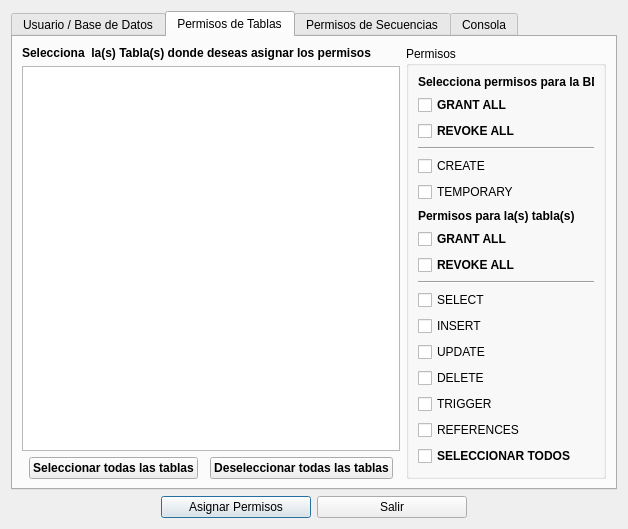
<?xml version="1.0" encoding="UTF-8"?>
<ui version="4.0">
 <class>ModificarUsuario</class>
 <widget class="QDialog" name="ModificarUsuario">
  <property name="geometry">
   <rect>
    <x>0</x>
    <y>0</y>
    <width>592</width>
    <height>510</height>
   </rect>
  </property>
  <property name="windowTitle">
   <string>Modificar Permisos de Usuario</string>
  </property>
  <property name="windowIcon">
   <iconset resource="resources.qrc">
    <normaloff>:/images/bulmasetup_editarusuario.xpm</normaloff>:/images/bulmasetup_editarusuario.xpm</iconset>
  </property>
  <layout class="QGridLayout" name="gridLayout_3">
   <item row="1" column="0">
    <layout class="QHBoxLayout" name="horizontalLayout_2">
     <item>
      <spacer name="horizontalSpacer_4">
       <property name="orientation">
        <enum>Qt::Horizontal</enum>
       </property>
       <property name="sizeHint" stdset="0">
        <size>
         <width>128</width>
         <height>17</height>
        </size>
       </property>
      </spacer>
     </item>
     <item>
      <widget class="QPushButton" name="mui_guardar">
       <property name="minimumSize">
        <size>
         <width>150</width>
         <height>0</height>
        </size>
       </property>
       <property name="text">
        <string>Asignar Permisos</string>
       </property>
       <property name="icon">
        <iconset resource="resources.qrc">
         <normaloff>:/images/bulmasetup_aceptar.xpm</normaloff>:/images/bulmasetup_aceptar.xpm</iconset>
       </property>
      </widget>
     </item>
     <item>
      <widget class="QPushButton" name="mui_salir">
       <property name="minimumSize">
        <size>
         <width>150</width>
         <height>0</height>
        </size>
       </property>
       <property name="text">
        <string>Salir</string>
       </property>
       <property name="icon">
        <iconset resource="resources.qrc">
         <normaloff>:/images/bulmasetup_exit.png</normaloff>:/images/bulmasetup_exit.png</iconset>
       </property>
      </widget>
     </item>
     <item>
      <spacer name="horizontalSpacer_5">
       <property name="orientation">
        <enum>Qt::Horizontal</enum>
       </property>
       <property name="sizeHint" stdset="0">
        <size>
         <width>128</width>
         <height>17</height>
        </size>
       </property>
      </spacer>
     </item>
    </layout>
   </item>
   <item row="0" column="0">
    <widget class="QTabWidget" name="tabWidget">
     <property name="tabShape">
      <enum>QTabWidget::Rounded</enum>
     </property>
     <property name="currentIndex">
      <number>1</number>
     </property>
     <widget class="QWidget" name="tab">
      <attribute name="title">
       <string>Usuario / Base de Datos</string>
      </attribute>
      <layout class="QGridLayout" name="gridLayout">
       <item row="0" column="0">
        <widget class="QLabel" name="label">
         <property name="font">
          <font>
           <weight>75</weight>
           <bold>true</bold>
          </font>
         </property>
         <property name="text">
          <string>Selecciona una Base de Datos</string>
         </property>
        </widget>
       </item>
       <item row="0" column="1">
        <widget class="QLabel" name="label_2">
         <property name="font">
          <font>
           <weight>75</weight>
           <bold>true</bold>
          </font>
         </property>
         <property name="text">
          <string>Selecciona un Usuario</string>
         </property>
        </widget>
       </item>
       <item row="1" column="0">
        <widget class="QListWidget" name="listWidgetDatabase"/>
       </item>
       <item row="1" column="1">
        <widget class="QListWidget" name="listWidgetUser"/>
       </item>
      </layout>
     </widget>
     <widget class="QWidget" name="tab_3">
      <attribute name="title">
       <string>Permisos de Tablas</string>
      </attribute>
      <layout class="QGridLayout" name="gridLayout_2">
       <item row="0" column="0">
        <widget class="QLabel" name="label_3">
         <property name="maximumSize">
          <size>
           <width>400</width>
           <height>16777215</height>
          </size>
         </property>
         <property name="font">
          <font>
           <weight>75</weight>
           <bold>true</bold>
          </font>
         </property>
         <property name="text">
          <string>Selecciona  la(s) Tabla(s) donde deseas asignar los permisos</string>
         </property>
        </widget>
       </item>
       <item row="0" column="1" rowspan="3">
        <widget class="QGroupBox" name="groupBox">
         <property name="sizePolicy">
          <sizepolicy hsizetype="Expanding" vsizetype="Expanding">
           <horstretch>0</horstretch>
           <verstretch>0</verstretch>
          </sizepolicy>
         </property>
         <property name="minimumSize">
          <size>
           <width>200</width>
           <height>0</height>
          </size>
         </property>
         <property name="title">
          <string>Permisos</string>
         </property>
         <layout class="QGridLayout" name="gridLayout_4">
          <item row="0" column="0">
           <widget class="QLabel" name="label_5">
            <property name="font">
             <font>
              <weight>75</weight>
              <bold>true</bold>
             </font>
            </property>
            <property name="text">
             <string>Selecciona permisos para la BD</string>
            </property>
           </widget>
          </item>
          <item row="1" column="0">
           <widget class="QCheckBox" name="checkBox_dball">
            <property name="font">
             <font>
              <weight>75</weight>
              <bold>true</bold>
              <underline>false</underline>
             </font>
            </property>
            <property name="text">
             <string>GRANT ALL</string>
            </property>
           </widget>
          </item>
          <item row="2" column="0">
           <widget class="QCheckBox" name="checkBox_dbrevoke">
            <property name="font">
             <font>
              <weight>75</weight>
              <bold>true</bold>
             </font>
            </property>
            <property name="text">
             <string>REVOKE ALL</string>
            </property>
           </widget>
          </item>
          <item row="4" column="0">
           <widget class="QCheckBox" name="checkBox_create">
            <property name="text">
             <string>CREATE</string>
            </property>
           </widget>
          </item>
          <item row="5" column="0">
           <widget class="QCheckBox" name="checkBox_temporary">
            <property name="text">
             <string>TEMPORARY</string>
            </property>
           </widget>
          </item>
          <item row="7" column="0">
           <widget class="QLabel" name="label_4">
            <property name="font">
             <font>
              <weight>75</weight>
              <bold>true</bold>
             </font>
            </property>
            <property name="text">
             <string>Permisos para la(s) tabla(s)</string>
            </property>
           </widget>
          </item>
          <item row="11" column="0">
           <widget class="QCheckBox" name="checkBox_select">
            <property name="text">
             <string>SELECT</string>
            </property>
           </widget>
          </item>
          <item row="12" column="0">
           <widget class="QCheckBox" name="checkBox_insert">
            <property name="text">
             <string>INSERT</string>
            </property>
           </widget>
          </item>
          <item row="13" column="0">
           <widget class="QCheckBox" name="checkBox_update">
            <property name="text">
             <string>UPDATE</string>
            </property>
           </widget>
          </item>
          <item row="14" column="0">
           <widget class="QCheckBox" name="checkBox_delete">
            <property name="text">
             <string>DELETE</string>
            </property>
           </widget>
          </item>
          <item row="15" column="0">
           <widget class="QCheckBox" name="checkBox_trigger">
            <property name="text">
             <string>TRIGGER</string>
            </property>
           </widget>
          </item>
          <item row="16" column="0">
           <widget class="QCheckBox" name="checkBox_references">
            <property name="text">
             <string>REFERENCES</string>
            </property>
           </widget>
          </item>
          <item row="17" column="0">
           <widget class="QCheckBox" name="checkBox_select_all">
            <property name="font">
             <font>
              <weight>75</weight>
              <bold>true</bold>
              <underline>false</underline>
             </font>
            </property>
            <property name="text">
             <string>SELECCIONAR TODOS</string>
            </property>
           </widget>
          </item>
          <item row="18" column="0">
           <spacer name="verticalSpacer">
            <property name="orientation">
             <enum>Qt::Vertical</enum>
            </property>
            <property name="sizeHint" stdset="0">
             <size>
              <width>20</width>
              <height>236</height>
             </size>
            </property>
           </spacer>
          </item>
          <item row="8" column="0">
           <widget class="QCheckBox" name="checkBox_all">
            <property name="font">
             <font>
              <weight>75</weight>
              <bold>true</bold>
              <underline>false</underline>
             </font>
            </property>
            <property name="text">
             <string>GRANT ALL</string>
            </property>
           </widget>
          </item>
          <item row="9" column="0">
           <widget class="QCheckBox" name="checkBox_revoke">
            <property name="font">
             <font>
              <weight>75</weight>
              <bold>true</bold>
             </font>
            </property>
            <property name="text">
             <string>REVOKE ALL</string>
            </property>
           </widget>
          </item>
          <item row="10" column="0">
           <widget class="Line" name="line_2">
            <property name="orientation">
             <enum>Qt::Horizontal</enum>
            </property>
           </widget>
          </item>
          <item row="3" column="0">
           <widget class="Line" name="line_3">
            <property name="orientation">
             <enum>Qt::Horizontal</enum>
            </property>
           </widget>
          </item>
          <item row="6" column="0">
           <spacer name="verticalSpacer_3">
            <property name="orientation">
             <enum>Qt::Vertical</enum>
            </property>
            <property name="sizeHint" stdset="0">
             <size>
              <width>20</width>
              <height>236</height>
             </size>
            </property>
           </spacer>
          </item>
         </layout>
        </widget>
       </item>
       <item row="1" column="0">
        <widget class="QListWidget" name="listWidgetTable">
         <property name="maximumSize">
          <size>
           <width>165000</width>
           <height>16777215</height>
          </size>
         </property>
         <property name="font">
          <font>
           <weight>75</weight>
           <bold>true</bold>
          </font>
         </property>
         <property name="selectionMode">
          <enum>QAbstractItemView::MultiSelection</enum>
         </property>
        </widget>
       </item>
       <item row="2" column="0">
        <layout class="QHBoxLayout" name="horizontalLayout">
         <item>
          <spacer name="horizontalSpacer">
           <property name="orientation">
            <enum>Qt::Horizontal</enum>
           </property>
           <property name="sizeHint" stdset="0">
            <size>
             <width>40</width>
             <height>20</height>
            </size>
           </property>
          </spacer>
         </item>
         <item>
          <widget class="QPushButton" name="seleccionarTablas">
           <property name="font">
            <font>
             <weight>75</weight>
             <bold>true</bold>
            </font>
           </property>
           <property name="text">
            <string>Seleccionar todas las tablas</string>
           </property>
          </widget>
         </item>
         <item>
          <spacer name="horizontalSpacer_2">
           <property name="orientation">
            <enum>Qt::Horizontal</enum>
           </property>
           <property name="sizeHint" stdset="0">
            <size>
             <width>40</width>
             <height>20</height>
            </size>
           </property>
          </spacer>
         </item>
         <item>
          <widget class="QPushButton" name="deseleccionarTablas">
           <property name="font">
            <font>
             <weight>75</weight>
             <bold>true</bold>
            </font>
           </property>
           <property name="text">
            <string>Deseleccionar todas las tablas</string>
           </property>
          </widget>
         </item>
         <item>
          <spacer name="horizontalSpacer_3">
           <property name="orientation">
            <enum>Qt::Horizontal</enum>
           </property>
           <property name="sizeHint" stdset="0">
            <size>
             <width>40</width>
             <height>20</height>
            </size>
           </property>
          </spacer>
         </item>
        </layout>
       </item>
      </layout>
     </widget>
     <widget class="QWidget" name="tab_4">
      <attribute name="title">
       <string>Permisos de Secuencias</string>
      </attribute>
      <layout class="QGridLayout" name="gridLayout_6">
       <item row="0" column="0">
        <widget class="QLabel" name="label_8">
         <property name="maximumSize">
          <size>
           <width>400</width>
           <height>16777215</height>
          </size>
         </property>
         <property name="font">
          <font>
           <weight>75</weight>
           <bold>true</bold>
          </font>
         </property>
         <property name="text">
          <string>Selecciona  la(s) Secuencia(s) donde deseas asignar los permisos</string>
         </property>
        </widget>
       </item>
       <item row="0" column="1" rowspan="3">
        <widget class="QGroupBox" name="groupBox_2">
         <property name="sizePolicy">
          <sizepolicy hsizetype="Expanding" vsizetype="Expanding">
           <horstretch>0</horstretch>
           <verstretch>0</verstretch>
          </sizepolicy>
         </property>
         <property name="minimumSize">
          <size>
           <width>200</width>
           <height>0</height>
          </size>
         </property>
         <property name="title">
          <string>Permisos</string>
         </property>
         <layout class="QGridLayout" name="gridLayout_5">
          <item row="6" column="0">
           <widget class="QCheckBox" name="checkBox_select2">
            <property name="text">
             <string>SELECT</string>
            </property>
           </widget>
          </item>
          <item row="8" column="0">
           <widget class="QCheckBox" name="checkBox_update2">
            <property name="text">
             <string>UPDATE</string>
            </property>
           </widget>
          </item>
          <item row="9" column="0">
           <widget class="QCheckBox" name="checkBox_select_all_2">
            <property name="font">
             <font>
              <weight>75</weight>
              <bold>true</bold>
              <underline>false</underline>
             </font>
            </property>
            <property name="text">
             <string>SELECCIONAR TODOS</string>
            </property>
           </widget>
          </item>
          <item row="10" column="0">
           <spacer name="verticalSpacer_2">
            <property name="orientation">
             <enum>Qt::Vertical</enum>
            </property>
            <property name="sizeHint" stdset="0">
             <size>
              <width>20</width>
              <height>236</height>
             </size>
            </property>
           </spacer>
          </item>
          <item row="3" column="0">
           <widget class="QCheckBox" name="checkBox_revoke_2">
            <property name="font">
             <font>
              <weight>75</weight>
              <bold>true</bold>
             </font>
            </property>
            <property name="text">
             <string>REVOKE ALL</string>
            </property>
           </widget>
          </item>
          <item row="2" column="0">
           <widget class="QCheckBox" name="checkBox_all_2">
            <property name="font">
             <font>
              <weight>75</weight>
              <bold>true</bold>
              <underline>false</underline>
             </font>
            </property>
            <property name="text">
             <string>GRANT ALL</string>
            </property>
           </widget>
          </item>
          <item row="1" column="0">
           <widget class="QLabel" name="label_6">
            <property name="font">
             <font>
              <weight>75</weight>
              <bold>true</bold>
             </font>
            </property>
            <property name="text">
             <string>Selecciona permisos</string>
            </property>
           </widget>
          </item>
          <item row="4" column="0">
           <widget class="Line" name="line">
            <property name="font">
             <font>
              <weight>50</weight>
              <bold>false</bold>
             </font>
            </property>
            <property name="lineWidth">
             <number>1</number>
            </property>
            <property name="midLineWidth">
             <number>0</number>
            </property>
            <property name="orientation">
             <enum>Qt::Horizontal</enum>
            </property>
           </widget>
          </item>
          <item row="5" column="0">
           <widget class="QCheckBox" name="checkBox_usage">
            <property name="text">
             <string>USAGE</string>
            </property>
           </widget>
          </item>
          <item row="0" column="0">
           <spacer name="verticalSpacer_4">
            <property name="orientation">
             <enum>Qt::Vertical</enum>
            </property>
            <property name="sizeHint" stdset="0">
             <size>
              <width>20</width>
              <height>236</height>
             </size>
            </property>
           </spacer>
          </item>
         </layout>
        </widget>
       </item>
       <item row="1" column="0">
        <widget class="QListWidget" name="listWidgetSecuencias">
         <property name="maximumSize">
          <size>
           <width>165000</width>
           <height>16777215</height>
          </size>
         </property>
         <property name="font">
          <font>
           <weight>75</weight>
           <bold>true</bold>
          </font>
         </property>
         <property name="selectionMode">
          <enum>QAbstractItemView::MultiSelection</enum>
         </property>
        </widget>
       </item>
       <item row="2" column="0">
        <layout class="QHBoxLayout" name="horizontalLayout_3">
         <item>
          <spacer name="horizontalSpacer_6">
           <property name="orientation">
            <enum>Qt::Horizontal</enum>
           </property>
           <property name="sizeHint" stdset="0">
            <size>
             <width>40</width>
             <height>20</height>
            </size>
           </property>
          </spacer>
         </item>
         <item>
          <widget class="QPushButton" name="seleccionarSeq">
           <property name="font">
            <font>
             <weight>75</weight>
             <bold>true</bold>
            </font>
           </property>
           <property name="text">
            <string>Seleccionar todas</string>
           </property>
          </widget>
         </item>
         <item>
          <spacer name="horizontalSpacer_7">
           <property name="orientation">
            <enum>Qt::Horizontal</enum>
           </property>
           <property name="sizeHint" stdset="0">
            <size>
             <width>40</width>
             <height>20</height>
            </size>
           </property>
          </spacer>
         </item>
         <item>
          <widget class="QPushButton" name="deseleccionarSeq">
           <property name="font">
            <font>
             <weight>75</weight>
             <bold>true</bold>
            </font>
           </property>
           <property name="text">
            <string>Deseleccionar todas</string>
           </property>
          </widget>
         </item>
         <item>
          <spacer name="horizontalSpacer_8">
           <property name="orientation">
            <enum>Qt::Horizontal</enum>
           </property>
           <property name="sizeHint" stdset="0">
            <size>
             <width>40</width>
             <height>20</height>
            </size>
           </property>
          </spacer>
         </item>
        </layout>
       </item>
      </layout>
     </widget>
     <widget class="QWidget" name="tab_2">
      <attribute name="title">
       <string>Consola</string>
      </attribute>
      <layout class="QVBoxLayout" name="verticalLayout">
       <item>
        <widget class="QTextBrowser" name="mui_textBrowser"/>
       </item>
      </layout>
     </widget>
    </widget>
   </item>
  </layout>
 </widget>
 <resources>
  <include location="resources.qrc"/>
 </resources>
 <connections>
  <connection>
   <sender>mui_salir</sender>
   <signal>released()</signal>
   <receiver>ModificarUsuario</receiver>
   <slot>close()</slot>
   <hints>
    <hint type="sourcelabel">
     <x>495</x>
     <y>361</y>
    </hint>
    <hint type="destinationlabel">
     <x>296</x>
     <y>202</y>
    </hint>
   </hints>
  </connection>
 </connections>
</ui>
